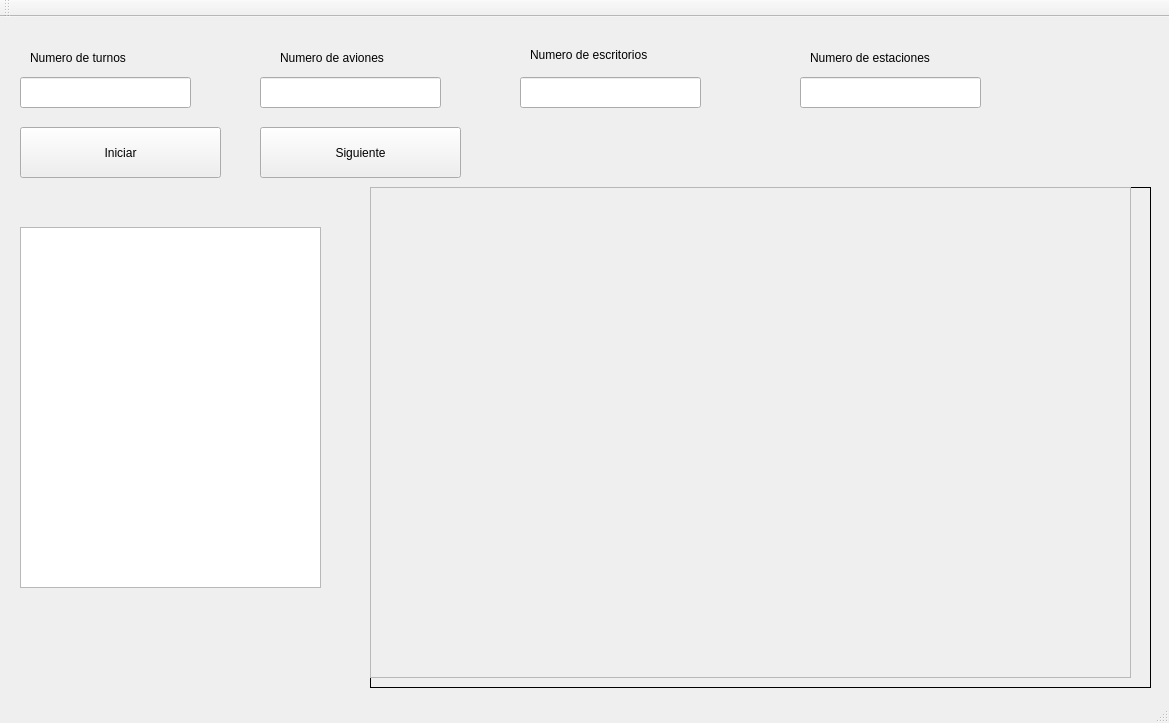
<?xml version="1.0" encoding="UTF-8"?>
<ui version="4.0">
 <class>MainWindow</class>
 <widget class="QMainWindow" name="MainWindow">
  <property name="geometry">
   <rect>
    <x>0</x>
    <y>0</y>
    <width>1169</width>
    <height>723</height>
   </rect>
  </property>
  <property name="windowTitle">
   <string>MainWindow</string>
  </property>
  <widget class="QWidget" name="centralWidget">
   <widget class="QPushButton" name="pushButton">
    <property name="geometry">
     <rect>
      <x>20</x>
      <y>110</y>
      <width>201</width>
      <height>51</height>
     </rect>
    </property>
    <property name="text">
     <string>Iniciar</string>
    </property>
   </widget>
   <widget class="QPushButton" name="pushButton_2">
    <property name="geometry">
     <rect>
      <x>260</x>
      <y>110</y>
      <width>201</width>
      <height>51</height>
     </rect>
    </property>
    <property name="text">
     <string>Siguiente</string>
    </property>
   </widget>
   <widget class="QLineEdit" name="Turnos">
    <property name="geometry">
     <rect>
      <x>20</x>
      <y>60</y>
      <width>171</width>
      <height>31</height>
     </rect>
    </property>
   </widget>
   <widget class="QLineEdit" name="Aviones">
    <property name="geometry">
     <rect>
      <x>260</x>
      <y>60</y>
      <width>181</width>
      <height>31</height>
     </rect>
    </property>
   </widget>
   <widget class="QTextBrowser" name="Consola">
    <property name="geometry">
     <rect>
      <x>20</x>
      <y>210</y>
      <width>301</width>
      <height>361</height>
     </rect>
    </property>
   </widget>
   <widget class="QLabel" name="Imagen">
    <property name="geometry">
     <rect>
      <x>370</x>
      <y>170</y>
      <width>781</width>
      <height>501</height>
     </rect>
    </property>
    <property name="styleSheet">
     <string notr="true">border-image: 0 0 0 0 stretch stretch;</string>
    </property>
    <property name="frameShape">
     <enum>QFrame::Panel</enum>
    </property>
    <property name="text">
     <string/>
    </property>
    <property name="scaledContents">
     <bool>false</bool>
    </property>
   </widget>
   <widget class="QScrollArea" name="scrollArea">
    <property name="enabled">
     <bool>true</bool>
    </property>
    <property name="geometry">
     <rect>
      <x>370</x>
      <y>170</y>
      <width>761</width>
      <height>491</height>
     </rect>
    </property>
    <property name="widgetResizable">
     <bool>true</bool>
    </property>
    <widget class="QWidget" name="scrollAreaWidgetContents">
     <property name="geometry">
      <rect>
       <x>0</x>
       <y>0</y>
       <width>759</width>
       <height>489</height>
      </rect>
     </property>
    </widget>
   </widget>
   <widget class="QLineEdit" name="Escritorios">
    <property name="geometry">
     <rect>
      <x>520</x>
      <y>60</y>
      <width>181</width>
      <height>31</height>
     </rect>
    </property>
   </widget>
   <widget class="QLabel" name="label">
    <property name="geometry">
     <rect>
      <x>30</x>
      <y>30</y>
      <width>151</width>
      <height>21</height>
     </rect>
    </property>
    <property name="text">
     <string>Numero de turnos</string>
    </property>
   </widget>
   <widget class="QLabel" name="label_2">
    <property name="geometry">
     <rect>
      <x>280</x>
      <y>30</y>
      <width>141</width>
      <height>21</height>
     </rect>
    </property>
    <property name="text">
     <string>Numero de aviones</string>
    </property>
   </widget>
   <widget class="QLabel" name="label_3">
    <property name="geometry">
     <rect>
      <x>530</x>
      <y>30</y>
      <width>161</width>
      <height>16</height>
     </rect>
    </property>
    <property name="text">
     <string>Numero de escritorios</string>
    </property>
   </widget>
   <widget class="QLineEdit" name="Estaciones">
    <property name="geometry">
     <rect>
      <x>800</x>
      <y>60</y>
      <width>181</width>
      <height>31</height>
     </rect>
    </property>
   </widget>
   <widget class="QLabel" name="label_4">
    <property name="geometry">
     <rect>
      <x>810</x>
      <y>30</y>
      <width>181</width>
      <height>21</height>
     </rect>
    </property>
    <property name="text">
     <string>Numero de estaciones</string>
    </property>
   </widget>
  </widget>
  <widget class="QMenuBar" name="menuBar">
   <property name="geometry">
    <rect>
     <x>0</x>
     <y>0</y>
     <width>1169</width>
     <height>22</height>
    </rect>
   </property>
  </widget>
  <widget class="QToolBar" name="mainToolBar">
   <attribute name="toolBarArea">
    <enum>TopToolBarArea</enum>
   </attribute>
   <attribute name="toolBarBreak">
    <bool>false</bool>
   </attribute>
  </widget>
  <widget class="QStatusBar" name="statusBar"/>
 </widget>
 <layoutdefault spacing="6" margin="11"/>
 <resources/>
 <connections/>
</ui>
